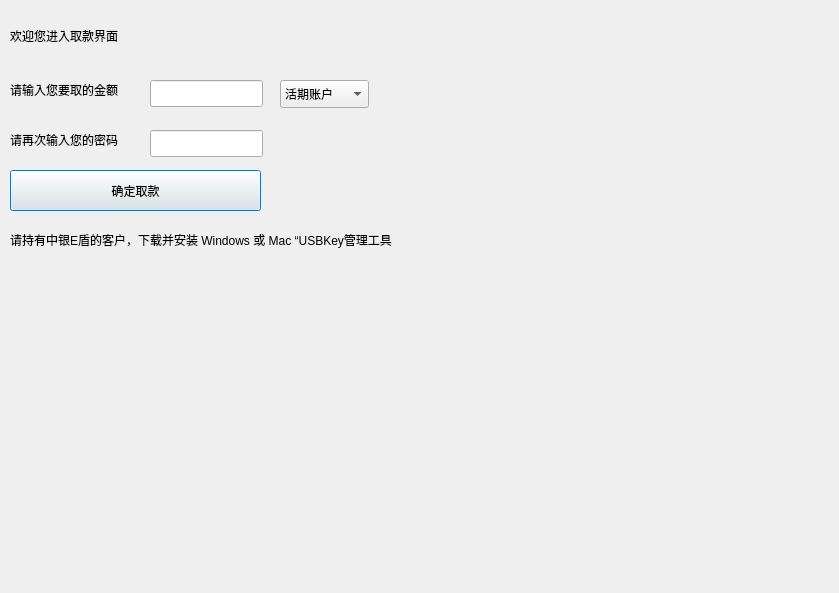
<?xml version="1.0" encoding="UTF-8"?>
<ui version="4.0">
 <class>dialoguserwithdraw</class>
 <widget class="QDialog" name="dialoguserwithdraw">
  <property name="geometry">
   <rect>
    <x>0</x>
    <y>0</y>
    <width>839</width>
    <height>593</height>
   </rect>
  </property>
  <property name="windowTitle">
   <string>Dialog</string>
  </property>
  <widget class="QLabel" name="label">
   <property name="geometry">
    <rect>
     <x>10</x>
     <y>80</y>
     <width>161</width>
     <height>20</height>
    </rect>
   </property>
   <property name="text">
    <string>请输入您要取的金额</string>
   </property>
  </widget>
  <widget class="QLineEdit" name="lineEdit">
   <property name="geometry">
    <rect>
     <x>150</x>
     <y>80</y>
     <width>113</width>
     <height>27</height>
    </rect>
   </property>
  </widget>
  <widget class="QPushButton" name="pushButton">
   <property name="geometry">
    <rect>
     <x>10</x>
     <y>170</y>
     <width>251</width>
     <height>41</height>
    </rect>
   </property>
   <property name="text">
    <string>确定取款</string>
   </property>
  </widget>
  <widget class="QLabel" name="label_2">
   <property name="geometry">
    <rect>
     <x>10</x>
     <y>130</y>
     <width>151</width>
     <height>20</height>
    </rect>
   </property>
   <property name="text">
    <string>请再次输入您的密码</string>
   </property>
  </widget>
  <widget class="QLineEdit" name="lineEdit_2">
   <property name="geometry">
    <rect>
     <x>150</x>
     <y>130</y>
     <width>113</width>
     <height>27</height>
    </rect>
   </property>
  </widget>
  <widget class="QLabel" name="label_3">
   <property name="geometry">
    <rect>
     <x>660</x>
     <y>390</y>
     <width>69</width>
     <height>41</height>
    </rect>
   </property>
   <property name="text">
    <string/>
   </property>
  </widget>
  <widget class="QLabel" name="label_4">
   <property name="geometry">
    <rect>
     <x>0</x>
     <y>-80</y>
     <width>731</width>
     <height>421</height>
    </rect>
   </property>
   <property name="styleSheet">
    <string notr="true">image:url(:/jrbj1.jfif)</string>
   </property>
   <property name="text">
    <string/>
   </property>
  </widget>
  <widget class="QLabel" name="label_5">
   <property name="geometry">
    <rect>
     <x>-1030</x>
     <y>-250</y>
     <width>1421</width>
     <height>691</height>
    </rect>
   </property>
   <property name="styleSheet">
    <string notr="true">image:url(:/background.jpg)</string>
   </property>
   <property name="text">
    <string/>
   </property>
  </widget>
  <widget class="QLabel" name="label_6">
   <property name="geometry">
    <rect>
     <x>10</x>
     <y>230</y>
     <width>501</width>
     <height>20</height>
    </rect>
   </property>
   <property name="text">
    <string>请持有中银E盾的客户，下载并安装 Windows 或 Mac “USBKey管理工具</string>
   </property>
  </widget>
  <widget class="QLabel" name="label_7">
   <property name="geometry">
    <rect>
     <x>10</x>
     <y>0</y>
     <width>571</width>
     <height>71</height>
    </rect>
   </property>
   <property name="text">
    <string>欢迎您进入取款界面</string>
   </property>
  </widget>
  <widget class="QComboBox" name="comboBox">
   <property name="geometry">
    <rect>
     <x>280</x>
     <y>80</y>
     <width>89</width>
     <height>28</height>
    </rect>
   </property>
   <item>
    <property name="text">
     <string>活期账户</string>
    </property>
   </item>
   <item>
    <property name="text">
     <string>储蓄账户</string>
    </property>
   </item>
  </widget>
  <zorder>label_4</zorder>
  <zorder>label_5</zorder>
  <zorder>label</zorder>
  <zorder>lineEdit</zorder>
  <zorder>pushButton</zorder>
  <zorder>label_2</zorder>
  <zorder>lineEdit_2</zorder>
  <zorder>label_3</zorder>
  <zorder>label_6</zorder>
  <zorder>label_7</zorder>
  <zorder>comboBox</zorder>
 </widget>
 <resources/>
 <connections/>
</ui>
